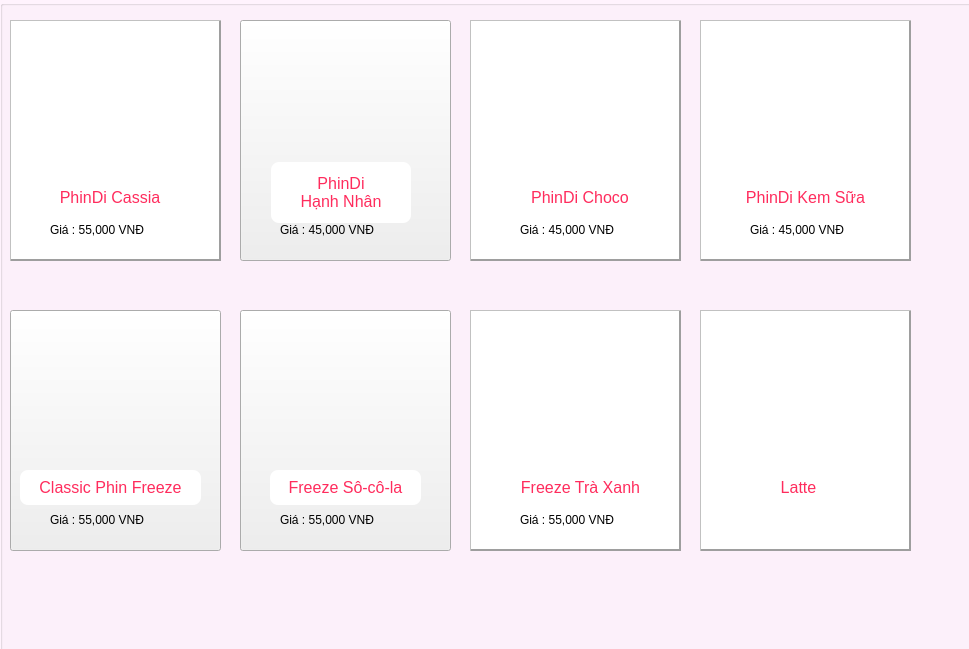
    <widget class="QWidget" name="scrollAreaWidgetContents">
     <property name="geometry">
      <rect>
       <x>0</x>
       <y>0</y>
       <width>969</width>
       <height>649</height>
      </rect>
     </property>
     <widget class="QGroupBox" name="groupBox">
      <property name="geometry">
       <rect>
        <x>0</x>
        <y>0</y>
        <width>1600</width>
        <height>860</height>
       </rect>
      </property>
      <property name="styleSheet">
       <string notr="true">QGroupBox {  
    background-color: rgba(255, 243, 253,1); /* Màu nền trắng, trong suốt 90% */
   padding: 14px; 
}</string>
      </property>
      <property name="title">
       <string/>
      </property>
      <property name="flat">
       <bool>false</bool>
      </property>
      <property name="checkable">
       <bool>false</bool>
      </property>
      <widget class="QPushButton" name="pushButton_23">
       <property name="geometry">
        <rect>
         <x>700</x>
         <y>20</y>
         <width>211</width>
         <height>241</height>
        </rect>
       </property>
       <property name="styleSheet">
        <string notr="true">
#pushButton_23 {
    background-color: #ffffff; /* Màu nền */
    color: #ff2c5d; /* Màu chữ */
    padding: 10px;
    font-size: 16px;
    border-left: 1px solid #c1c1c1; /* Chỉ có viền trái */
    border-top: 1px solid #c1c1c1;
    border-right: 2px solid #9e9e9e;
    border-bottom: 2px solid #9e9e9e;
;/* Viền màu đỏ hồng */
}

#pushButton_23:hover {
border-left: 1px solid #ff6011; /* Chỉ có viền trái */
    border-top: 1px solid #ff6011;
    border-right: 3px solid #ff6011;
    border-bottom: 3px solid #ff6011;
 background-color: #ffffff; 
}</string>
       </property>
       <property name="text">
        <string/>
       </property>
      </widget>
      <widget class="QPushButton" name="pushButton_25">
       <property name="geometry">
        <rect>
         <x>470</x>
         <y>20</y>
         <width>211</width>
         <height>241</height>
        </rect>
       </property>
       <property name="styleSheet">
        <string notr="true">
#pushButton_25 {
    background-color: #ffffff; /* Màu nền */
    color: #ff2c5d; /* Màu chữ */
    padding: 10px;
    font-size: 16px;
    border-left: 1px solid #c1c1c1; /* Chỉ có viền trái */
    border-top: 1px solid #c1c1c1;
    border-right: 2px solid #9e9e9e;
    border-bottom: 2px solid #9e9e9e;
;/* Viền màu đỏ hồng */
}

#pushButton_25:hover {
border-left: 1px solid #ff6011; /* Chỉ có viền trái */
    border-top: 1px solid #ff6011;
    border-right: 3px solid #ff6011;
    border-bottom: 3px solid #ff6011;
 background-color: #ffffff; 
}</string>
       </property>
       <property name="text">
        <string/>
       </property>
      </widget>
      <widget class="QLabel" name="label_5">
       <property name="geometry">
        <rect>
         <x>474</x>
         <y>24</y>
         <width>203</width>
         <height>161</height>
        </rect>
       </property>
       <property name="text">
        <string/>
       </property>
       <property name="pixmap">
        <pixmap>C:\Users\THUYHANG-PC\Documents\BTL Lập trình Python\image\menu/4.jpg</pixmap>
       </property>
       <property name="scaledContents">
        <bool>true</bool>
       </property>
       <property name="wordWrap">
        <bool>false</bool>
       </property>
      </widget>
      <widget class="QPushButton" name="pushButton_26">
       <property name="geometry">
        <rect>
         <x>730</x>
         <y>180</y>
         <width>151</width>
         <height>35</height>
        </rect>
       </property>
       <property name="font">
        <font>
         <pointsize>-1</pointsize>
        </font>
       </property>
       <property name="styleSheet">
        <string notr="true">#pushButton_26 {
    background-color: #ffffff;
    color: #ff2c5d;
    border-radius: 8px;
    padding: 10px;
    font-size: 16px;
}

#pushButton_26:hover {
   color: #d0cbff;
}</string>
       </property>
       <property name="text">
        <string>PhinDi Kem Sữa</string>
       </property>
      </widget>
      <widget class="QLabel" name="label_6">
       <property name="geometry">
        <rect>
         <x>-250</x>
         <y>910</y>
         <width>121</width>
         <height>21</height>
        </rect>
       </property>
       <property name="font">
        <font>
         <pointsize>9</pointsize>
        </font>
       </property>
       <property name="text">
        <string>Giá : 45,000 VNĐ</string>
       </property>
      </widget>
      <widget class="QPushButton" name="pushButton_27">
       <property name="geometry">
        <rect>
         <x>700</x>
         <y>310</y>
         <width>211</width>
         <height>241</height>
        </rect>
       </property>
       <property name="styleSheet">
        <string notr="true">
#pushButton_27 {
    background-color: #ffffff; /* Màu nền */
    color: #ff2c5d; /* Màu chữ */
    padding: 10px;
    font-size: 16px;
    border-left: 1px solid #c1c1c1; /* Chỉ có viền trái */
    border-top: 1px solid #c1c1c1;
    border-right: 2px solid #9e9e9e;
    border-bottom: 2px solid #9e9e9e;
;/* Viền màu đỏ hồng */
}

#pushButton_27:hover {
border-left: 1px solid #ff6011; /* Chỉ có viền trái */
    border-top: 1px solid #ff6011;
    border-right: 3px solid #ff6011;
    border-bottom: 3px solid #ff6011;
 background-color: #ffffff; 
}</string>
       </property>
       <property name="text">
        <string/>
       </property>
      </widget>
      <widget class="QLabel" name="label_3">
       <property name="geometry">
        <rect>
         <x>14</x>
         <y>24</y>
         <width>203</width>
         <height>161</height>
        </rect>
       </property>
       <property name="font">
        <font>
         <pointsize>8</pointsize>
         <weight>50</weight>
         <bold>false</bold>
        </font>
       </property>
       <property name="lineWidth">
        <number>1</number>
       </property>
       <property name="text">
        <string/>
       </property>
       <property name="textFormat">
        <enum>Qt::AutoText</enum>
       </property>
       <property name="pixmap">
        <pixmap>C:\Users\THUYHANG-PC\Documents\BTL Lập trình Python\image\menu/2.jpg</pixmap>
       </property>
       <property name="scaledContents">
        <bool>true</bool>
       </property>
      </widget>
      <widget class="QLabel" name="label_4">
       <property name="geometry">
        <rect>
         <x>-270</x>
         <y>590</y>
         <width>121</width>
         <height>20</height>
        </rect>
       </property>
       <property name="font">
        <font>
         <pointsize>9</pointsize>
        </font>
       </property>
       <property name="text">
        <string>Giá : 55,000 VNĐ</string>
       </property>
      </widget>
      <widget class="QLabel" name="label_8">
       <property name="geometry">
        <rect>
         <x>50</x>
         <y>510</y>
         <width>121</width>
         <height>20</height>
        </rect>
       </property>
       <property name="font">
        <font>
         <pointsize>9</pointsize>
        </font>
       </property>
       <property name="text">
        <string>Giá : 55,000 VNĐ</string>
       </property>
      </widget>
      <widget class="QLabel" name="label_9">
       <property name="geometry">
        <rect>
         <x>704</x>
         <y>24</y>
         <width>203</width>
         <height>161</height>
        </rect>
       </property>
       <property name="text">
        <string/>
       </property>
       <property name="pixmap">
        <pixmap>C:\Users\THUYHANG-PC\Documents\BTL Lập trình Python\image\menu/6.jpg</pixmap>
       </property>
       <property name="scaledContents">
        <bool>true</bool>
       </property>
       <property name="wordWrap">
        <bool>false</bool>
       </property>
      </widget>
      <widget class="QPushButton" name="pushButton_7">
       <property name="geometry">
        <rect>
         <x>-280</x>
         <y>560</y>
         <width>131</width>
         <height>41</height>
        </rect>
       </property>
       <property name="font">
        <font>
         <pointsize>-1</pointsize>
        </font>
       </property>
       <property name="styleSheet">
        <string notr="true">#pushButton_7 {
    background-color: #ffffff;
    color: #ff2c5d;
    border-radius: 8px;
    padding: 10px;
    font-size: 16px;
}

#pushButton_7:hover {
   color: #d0cbff;
}</string>
       </property>
       <property name="text">
        <string>PhinDi Cassia</string>
       </property>
       <property name="autoRepeat">
        <bool>false</bool>
       </property>
       <property name="autoDefault">
        <bool>false</bool>
       </property>
       <property name="default">
        <bool>false</bool>
       </property>
       <property name="flat">
        <bool>false</bool>
       </property>
      </widget>
      <widget class="QPushButton" name="pushButton_24">
       <property name="geometry">
        <rect>
         <x>510</x>
         <y>180</y>
         <width>140</width>
         <height>35</height>
        </rect>
       </property>
       <property name="font">
        <font>
         <pointsize>-1</pointsize>
        </font>
       </property>
       <property name="styleSheet">
        <string notr="true">#pushButton_24 {
    background-color: #ffffff;
    color: #ff2c5d;
    border-radius: 8px;
    padding: 10px;
    font-size: 16px;
}

#pushButton_24:hover {
   color: #d0cbff;
}</string>
       </property>
       <property name="text">
        <string>PhinDi Choco</string>
       </property>
      </widget>
      <widget class="QPushButton" name="pushButton_32">
       <property name="geometry">
        <rect>
         <x>110</x>
         <y>850</y>
         <width>151</width>
         <height>211</height>
        </rect>
       </property>
       <property name="styleSheet">
        <string notr="true">
#pushButton_28 {
    background-color: #ffffff; /* Màu nền */
    color: #ff2c5d; /* Màu chữ */
    padding: 10px;
    font-size: 16px;
    border-left: 1px solid #c1c1c1; /* Chỉ có viền trái */
    border-top: 1px solid #c1c1c1;
    border-right: 2px solid #9e9e9e;
    border-bottom: 2px solid #9e9e9e;
;/* Viền màu đỏ hồng */
}

#pushButton_28:hover {
border-left: 1px solid #ff6011; /* Chỉ có viền trái */
    border-top: 1px solid #ff6011;
    border-right: 3px solid #ff6011;
    border-bottom: 3px solid #ff6011;
 background-color: #ffffff; 
}&lt;?xml version=&quot;1.0&quot; encoding=&quot;UTF-8&quot;?&gt;
&lt;ui version=&quot;4.0&quot;&gt;
 &lt;widget name=&quot;__qt_fake_top_level&quot;&gt;
  &lt;widget class=&quot;QPushButton&quot; name=&quot;pushButton_27&quot;&gt;
   &lt;property name=&quot;geometry&quot;&gt;
    &lt;rect&gt;
     &lt;x&gt;690&lt;/x&gt;
     &lt;y&gt;10&lt;/y&gt;
     &lt;width&gt;151&lt;/width&gt;
     &lt;height&gt;211&lt;/height&gt;
    &lt;/rect&gt;
   &lt;/property&gt;
   &lt;property name=&quot;styleSheet&quot;&gt;
    &lt;string notr=&quot;true&quot;&gt;
#pushButton_27 {
    background-color: #ffffff; /* Màu nền */
    color: #ff2c5d; /* Màu chữ */
    padding: 10px;
    font-size: 16px;
    border-left: 1px solid #c1c1c1; /* Chỉ có viền trái */
    border-top: 1px solid #c1c1c1;
    border-right: 2px solid #9e9e9e;
    border-bottom: 2px solid #9e9e9e;
;/* Viền màu đỏ hồng */
}

#pushButton_27:hover {
border-left: 1px solid #ff6011; /* Chỉ có viền trái */
    border-top: 1px solid #ff6011;
    border-right: 3px solid #ff6011;
    border-bottom: 3px solid #ff6011;
 background-color: #ffffff; 
}&lt;/string&gt;
   &lt;/property&gt;
   &lt;property name=&quot;text&quot;&gt;
    &lt;string/&gt;
   &lt;/property&gt;
  &lt;/widget&gt;
 &lt;/widget&gt;
 &lt;resources/&gt;
&lt;/ui&gt;
</string>
       </property>
       <property name="text">
        <string/>
       </property>
      </widget>
      <widget class="QPushButton" name="pushButton_8">
       <property name="geometry">
        <rect>
         <x>10</x>
         <y>20</y>
         <width>211</width>
         <height>241</height>
        </rect>
       </property>
       <property name="font">
        <font>
         <pointsize>-1</pointsize>
        </font>
       </property>
       <property name="styleSheet">
        <string notr="true">#pushButton_8 {
    background-color: #ffffff; /* Màu nền */
    color: #ff2c5d; /* Màu chữ */
    padding: 10px;
    font-size: 16px;
    border-left: 1px solid #c1c1c1; /* Chỉ có viền trái */
    border-top: 1px solid #c1c1c1;
    border-right: 2px solid #9e9e9e;
    border-bottom: 2px solid #9e9e9e;
;/* Viền màu đỏ hồng */
}

#pushButton_8:hover {
border-left: 1px solid #ff6011; /* Chỉ có viền trái */
    border-top: 1px solid #ff6011;
    border-right: 3px solid #ff6011;
    border-bottom: 3px solid #ff6011;
 background-color: #ffffff; 
}</string>
       </property>
       <property name="text">
        <string/>
       </property>
       <property name="autoDefault">
        <bool>false</bool>
       </property>
       <property name="default">
        <bool>false</bool>
       </property>
       <property name="flat">
        <bool>false</bool>
       </property>
      </widget>
      <widget class="QLabel" name="label_11">
       <property name="geometry">
        <rect>
         <x>520</x>
         <y>220</y>
         <width>121</width>
         <height>20</height>
        </rect>
       </property>
       <property name="font">
        <font>
         <pointsize>9</pointsize>
        </font>
       </property>
       <property name="text">
        <string>Giá : 45,000 VNĐ</string>
       </property>
      </widget>
      <widget class="QPushButton" name="pushButton_21">
       <property name="geometry">
        <rect>
         <x>-270</x>
         <y>860</y>
         <width>141</width>
         <height>43</height>
        </rect>
       </property>
       <property name="font">
        <font>
         <pointsize>-1</pointsize>
        </font>
       </property>
       <property name="styleSheet">
        <string notr="true">#pushButton_21 {
    background-color: #ffffff;
    color: #ff2c5d;
    border-radius: 8px;
    padding: 10px;
    font-size: 16px;
}

#pushButton_21:hover {
   color: #d0cbff;
}</string>
       </property>
       <property name="text">
        <string>PhinDi Choco</string>
       </property>
      </widget>
      <widget class="QLabel" name="label_7">
       <property name="geometry">
        <rect>
         <x>243</x>
         <y>24</y>
         <width>203</width>
         <height>161</height>
        </rect>
       </property>
       <property name="text">
        <string/>
       </property>
       <property name="pixmap">
        <pixmap>C:\Users\THUYHANG-PC\Documents\BTL Lập trình Python\image\menu/5.jpg</pixmap>
       </property>
       <property name="scaledContents">
        <bool>true</bool>
       </property>
       <property name="wordWrap">
        <bool>false</bool>
       </property>
      </widget>
      <widget class="QPushButton" name="pushButton_28">
       <property name="geometry">
        <rect>
         <x>240</x>
         <y>20</y>
         <width>211</width>
         <height>241</height>
        </rect>
       </property>
       <property name="styleSheet">
        <string notr="true">
#pushButton_28 {
    background-color: #ffffff; /* Màu nền */
    color: #ff2c5d; /* Màu chữ */
    padding: 10px;
    font-size: 16px;
    border-left: 1px solid #c1c1c1; /* Chỉ có viền trái */
    border-top: 1px solid #c1c1c1;
    border-right: 2px solid #9e9e9e;
    border-bottom: 2px solid #9e9e9e;
;/* Viền màu đỏ hồng */
}

#pushButton_28:hover {
border-left: 1px solid #ff6011; /* Chỉ có viền trái */
    border-top: 1px solid #ff6011;
    border-right: 3px solid #ff6011;
    border-bottom: 3px solid #ff6011;
 background-color: #ffffff; 
}&lt;?xml version=&quot;1.0&quot; encoding=&quot;UTF-8&quot;?&gt;
&lt;ui version=&quot;4.0&quot;&gt;
 &lt;widget name=&quot;__qt_fake_top_level&quot;&gt;
  &lt;widget class=&quot;QPushButton&quot; name=&quot;pushButton_27&quot;&gt;
   &lt;property name=&quot;geometry&quot;&gt;
    &lt;rect&gt;
     &lt;x&gt;690&lt;/x&gt;
     &lt;y&gt;10&lt;/y&gt;
     &lt;width&gt;151&lt;/width&gt;
     &lt;height&gt;211&lt;/height&gt;
    &lt;/rect&gt;
   &lt;/property&gt;
   &lt;property name=&quot;styleSheet&quot;&gt;
    &lt;string notr=&quot;true&quot;&gt;
#pushButton_27 {
    background-color: #ffffff; /* Màu nền */
    color: #ff2c5d; /* Màu chữ */
    padding: 10px;
    font-size: 16px;
    border-left: 1px solid #c1c1c1; /* Chỉ có viền trái */
    border-top: 1px solid #c1c1c1;
    border-right: 2px solid #9e9e9e;
    border-bottom: 2px solid #9e9e9e;
;/* Viền màu đỏ hồng */
}

#pushButton_27:hover {
border-left: 1px solid #ff6011; /* Chỉ có viền trái */
    border-top: 1px solid #ff6011;
    border-right: 3px solid #ff6011;
    border-bottom: 3px solid #ff6011;
 background-color: #ffffff; 
}&lt;/string&gt;
   &lt;/property&gt;
   &lt;property name=&quot;text&quot;&gt;
    &lt;string/&gt;
   &lt;/property&gt;
  &lt;/widget&gt;
 &lt;/widget&gt;
 &lt;resources/&gt;
&lt;/ui&gt;
</string>
       </property>
       <property name="text">
        <string/>
       </property>
      </widget>
      <widget class="QPushButton" name="pushButton_22">
       <property name="geometry">
        <rect>
         <x>-150</x>
         <y>840</y>
         <width>158</width>
         <height>191</height>
        </rect>
       </property>
       <property name="styleSheet">
        <string notr="true">
#pushButton_22 {
    background-color: #ffffff; /* Màu nền */
    color: #ff2c5d; /* Màu chữ */
    padding: 10px;
    font-size: 16px;
    border-left: 1px solid #c1c1c1; /* Chỉ có viền trái */
    border-top: 1px solid #c1c1c1;
    border-right: 2px solid #9e9e9e;
    border-bottom: 2px solid #9e9e9e;
;/* Viền màu đỏ hồng */
}

#pushButton_22:hover {
border-left: 1px solid #ff6011; /* Chỉ có viền trái */
    border-top: 1px solid #ff6011;
    border-right: 3px solid #ff6011;
    border-bottom: 3px solid #ff6011;
 background-color: #ffffff; 
}</string>
       </property>
       <property name="text">
        <string/>
       </property>
      </widget>
      <widget class="QPushButton" name="pushButton_29">
       <property name="geometry">
        <rect>
         <x>470</x>
         <y>310</y>
         <width>211</width>
         <height>241</height>
        </rect>
       </property>
       <property name="font">
        <font>
         <pointsize>-1</pointsize>
        </font>
       </property>
       <property name="styleSheet">
        <string notr="true">
#pushButton_29 {
    background-color: #ffffff; /* Màu nền */
    color: #ff2c5d; /* Màu chữ */
    padding: 10px;
    font-size: 16px;
    border-left: 1px solid #c1c1c1; /* Chỉ có viền trái */
    border-top: 1px solid #c1c1c1;
    border-right: 2px solid #9e9e9e;
    border-bottom: 2px solid #9e9e9e;
;/* Viền màu đỏ hồng */
}

#pushButton_29:hover {
border-left: 1px solid #ff6011; /* Chỉ có viền trái */
    border-top: 1px solid #ff6011;
    border-right: 3px solid #ff6011;
    border-bottom: 3px solid #ff6011;
 background-color: #ffffff; 
}</string>
       </property>
       <property name="text">
        <string/>
       </property>
      </widget>
      <widget class="QPushButton" name="pushButton_30">
       <property name="geometry">
        <rect>
         <x>240</x>
         <y>310</y>
         <width>211</width>
         <height>241</height>
        </rect>
       </property>
       <property name="styleSheet">
        <string notr="true">
#pushButton_30 {
    background-color: #ffffff; /* Màu nền */
    color: #ff2c5d; /* Màu chữ */
    padding: 10px;
    font-size: 16px;
    border-left: 1px solid #c1c1c1; /* Chỉ có viền trái */
    border-top: 1px solid #c1c1c1;
    border-right: 2px solid #9e9e9e;
    border-bottom: 2px solid #9e9e9e;
;/* Viền màu đỏ hồng */
}

#pushButton_30:hover {
border-left: 1px solid #ff6011; /* Chỉ có viền trái */
    border-top: 1px solid #ff6011;
    border-right: 3px solid #ff6011;
    border-bottom: 3px solid #ff6011;
 background-color: #ffffff; 
}&lt;?xml version=&quot;1.0&quot; encoding=&quot;UTF-8&quot;?&gt;
&lt;ui version=&quot;4.0&quot;&gt;
 &lt;widget name=&quot;__qt_fake_top_level&quot;&gt;
  &lt;widget class=&quot;QPushButton&quot; name=&quot;pushButton_29&quot;&gt;
   &lt;property name=&quot;geometry&quot;&gt;
    &lt;rect&gt;
     &lt;x&gt;470&lt;/x&gt;
     &lt;y&gt;310&lt;/y&gt;
     &lt;width&gt;211&lt;/width&gt;
     &lt;height&gt;241&lt;/height&gt;
    &lt;/rect&gt;
   &lt;/property&gt;
   &lt;property name=&quot;styleSheet&quot;&gt;
    &lt;string notr=&quot;true&quot;&gt;
#pushButton_29 {
    background-color: #ffffff; /* Màu nền */
    color: #ff2c5d; /* Màu chữ */
    padding: 10px;
    font-size: 16px;
    border-left: 1px solid #c1c1c1; /* Chỉ có viền trái */
    border-top: 1px solid #c1c1c1;
    border-right: 2px solid #9e9e9e;
    border-bottom: 2px solid #9e9e9e;
;/* Viền màu đỏ hồng */
}

#pushButton_29:hover {
border-left: 1px solid #ff6011; /* Chỉ có viền trái */
    border-top: 1px solid #ff6011;
    border-right: 3px solid #ff6011;
    border-bottom: 3px solid #ff6011;
 background-color: #ffffff; 
}&lt;/string&gt;
   &lt;/property&gt;
   &lt;property name=&quot;text&quot;&gt;
    &lt;string/&gt;
   &lt;/property&gt;
  &lt;/widget&gt;
 &lt;/widget&gt;
 &lt;resources/&gt;
&lt;/ui&gt;
</string>
       </property>
       <property name="text">
        <string/>
       </property>
      </widget>
      <widget class="QPushButton" name="pushButton_31">
       <property name="geometry">
        <rect>
         <x>10</x>
         <y>310</y>
         <width>211</width>
         <height>241</height>
        </rect>
       </property>
       <property name="styleSheet">
        <string notr="true">
#pushButton_31 {
    background-color: #ffffff; /* Màu nền */
    color: #ff2c5d; /* Màu chữ */
    padding: 10px;
    font-size: 16px;
    border-left: 1px solid #c1c1c1; /* Chỉ có viền trái */
    border-top: 1px solid #c1c1c1;
    border-right: 2px solid #9e9e9e;
    border-bottom: 2px solid #9e9e9e;
;/* Viền màu đỏ hồng */
}

#pushButton_31:hover {
border-left: 1px solid #ff6011; /* Chỉ có viền trái */
    border-top: 1px solid #ff6011;
    border-right: 3px solid #ff6011;
    border-bottom: 3px solid #ff6011;
 background-color: #ffffff; 
}&lt;?xml version=&quot;1.0&quot; encoding=&quot;UTF-8&quot;?&gt;
&lt;ui version=&quot;4.0&quot;&gt;
 &lt;widget name=&quot;__qt_fake_top_level&quot;&gt;
  &lt;widget class=&quot;QPushButton&quot; name=&quot;pushButton_29&quot;&gt;
   &lt;property name=&quot;geometry&quot;&gt;
    &lt;rect&gt;
     &lt;x&gt;470&lt;/x&gt;
     &lt;y&gt;310&lt;/y&gt;
     &lt;width&gt;211&lt;/width&gt;
     &lt;height&gt;241&lt;/height&gt;
    &lt;/rect&gt;
   &lt;/property&gt;
   &lt;property name=&quot;styleSheet&quot;&gt;
    &lt;string notr=&quot;true&quot;&gt;
#pushButton_29 {
    background-color: #ffffff; /* Màu nền */
    color: #ff2c5d; /* Màu chữ */
    padding: 10px;
    font-size: 16px;
    border-left: 1px solid #c1c1c1; /* Chỉ có viền trái */
    border-top: 1px solid #c1c1c1;
    border-right: 2px solid #9e9e9e;
    border-bottom: 2px solid #9e9e9e;
;/* Viền màu đỏ hồng */
}

#pushButton_29:hover {
border-left: 1px solid #ff6011; /* Chỉ có viền trái */
    border-top: 1px solid #ff6011;
    border-right: 3px solid #ff6011;
    border-bottom: 3px solid #ff6011;
 background-color: #ffffff; 
}&lt;/string&gt;
   &lt;/property&gt;
   &lt;property name=&quot;text&quot;&gt;
    &lt;string/&gt;
   &lt;/property&gt;
  &lt;/widget&gt;
 &lt;/widget&gt;
 &lt;resources/&gt;
&lt;/ui&gt;
</string>
       </property>
       <property name="text">
        <string/>
       </property>
      </widget>
      <widget class="QLabel" name="label_12">
       <property name="geometry">
        <rect>
         <x>702</x>
         <y>312</y>
         <width>206</width>
         <height>161</height>
        </rect>
       </property>
       <property name="text">
        <string/>
       </property>
       <property name="pixmap">
        <pixmap>C:\Users\THUYHANG-PC\Documents\BTL Lập trình Python\image\menu/7.jpg</pixmap>
       </property>
       <property name="scaledContents">
        <bool>true</bool>
       </property>
       <property name="wordWrap">
        <bool>false</bool>
       </property>
      </widget>
      <widget class="QLabel" name="label_13">
       <property name="geometry">
        <rect>
         <x>472</x>
         <y>312</y>
         <width>206</width>
         <height>161</height>
        </rect>
       </property>
       <property name="text">
        <string/>
       </property>
       <property name="pixmap">
        <pixmap>C:\Users\THUYHANG-PC\Documents\BTL Lập trình Python\image\menu/8.jpg</pixmap>
       </property>
       <property name="scaledContents">
        <bool>true</bool>
       </property>
       <property name="wordWrap">
        <bool>false</bool>
       </property>
      </widget>
      <widget class="QLabel" name="label_14">
       <property name="geometry">
        <rect>
         <x>241</x>
         <y>312</y>
         <width>206</width>
         <height>161</height>
        </rect>
       </property>
       <property name="text">
        <string/>
       </property>
       <property name="pixmap">
        <pixmap>C:\Users\THUYHANG-PC\Documents\BTL Lập trình Python\image\menu/10.jpg</pixmap>
       </property>
       <property name="scaledContents">
        <bool>true</bool>
       </property>
       <property name="wordWrap">
        <bool>false</bool>
       </property>
      </widget>
      <widget class="QLabel" name="label_15">
       <property name="geometry">
        <rect>
         <x>12</x>
         <y>312</y>
         <width>206</width>
         <height>161</height>
        </rect>
       </property>
       <property name="text">
        <string/>
       </property>
       <property name="pixmap">
        <pixmap>C:\Users\THUYHANG-PC\Documents\BTL Lập trình Python\image\menu/11.jpg</pixmap>
       </property>
       <property name="scaledContents">
        <bool>true</bool>
       </property>
       <property name="wordWrap">
        <bool>false</bool>
       </property>
      </widget>
      <widget class="QPushButton" name="pushButton_33">
       <property name="geometry">
        <rect>
         <x>731</x>
         <y>470</y>
         <width>135</width>
         <height>35</height>
        </rect>
       </property>
       <property name="font">
        <font>
         <pointsize>-1</pointsize>
        </font>
       </property>
       <property name="styleSheet">
        <string notr="true">#pushButton_33{
    background-color: #ffffff;
    color: #ff2c5d;
    border-radius: 8px;
    padding: 10px;
    font-size: 16px;
}

#pushButton_33:hover {
   color: #d0cbff;
}</string>
       </property>
       <property name="text">
        <string>Latte</string>
       </property>
      </widget>
      <widget class="QPushButton" name="pushButton_34">
       <property name="geometry">
        <rect>
         <x>500</x>
         <y>470</y>
         <width>161</width>
         <height>35</height>
        </rect>
       </property>
       <property name="font">
        <font>
         <pointsize>-1</pointsize>
        </font>
       </property>
       <property name="styleSheet">
        <string notr="true">#pushButton_34{
    background-color: #ffffff;
    color: #ff2c5d;
    border-radius: 8px;
    padding: 10px;
    font-size: 16px;
}

#pushButton_34:hover {
   color: #d0cbff;
}</string>
       </property>
       <property name="text">
        <string>Freeze Trà Xanh</string>
       </property>
      </widget>
      <widget class="QPushButton" name="pushButton_35">
       <property name="geometry">
        <rect>
         <x>270</x>
         <y>470</y>
         <width>151</width>
         <height>35</height>
        </rect>
       </property>
       <property name="font">
        <font>
         <pointsize>-1</pointsize>
        </font>
       </property>
       <property name="styleSheet">
        <string notr="true">#pushButton_35 {
    background-color: #ffffff;
    color: #ff2c5d;
    border-radius: 8px;
    padding: 10px;
    font-size: 16px;
}

#pushButton_35:hover {
   color: #d0cbff;
}</string>
       </property>
       <property name="text">
        <string>Freeze Sô-cô-la</string>
       </property>
      </widget>
      <widget class="QPushButton" name="pushButton_36">
       <property name="geometry">
        <rect>
         <x>20</x>
         <y>470</y>
         <width>181</width>
         <height>35</height>
        </rect>
       </property>
       <property name="font">
        <font>
         <pointsize>-1</pointsize>
        </font>
       </property>
       <property name="styleSheet">
        <string notr="true">#pushButton_36 {
    background-color: #ffffff;
    color: #ff2c5d;
    border-radius: 8px;
    padding: 10px;
    font-size: 16px;
}

#pushButton_36:hover {
   color: #d0cbff;
}</string>
       </property>
       <property name="text">
        <string>Classic Phin Freeze</string>
       </property>
      </widget>
      <widget class="QPushButton" name="pushButton_37">
       <property name="geometry">
        <rect>
         <x>40</x>
         <y>180</y>
         <width>140</width>
         <height>35</height>
        </rect>
       </property>
       <property name="font">
        <font>
         <pointsize>-1</pointsize>
        </font>
       </property>
       <property name="styleSheet">
        <string notr="true">#pushButton_37 {
    background-color: #ffffff;
    color: #ff2c5d;
    border-radius: 8px;
    padding: 10px;
    font-size: 16px;
}

#pushButton_37:hover {
   color: #d0cbff;
}</string>
       </property>
       <property name="text">
        <string>PhinDi Cassia</string>
       </property>
      </widget>
      <widget class="QPushButton" name="pushButton_38">
       <property name="geometry">
        <rect>
         <x>271</x>
         <y>162</y>
         <width>140</width>
         <height>61</height>
        </rect>
       </property>
       <property name="font">
        <font>
         <pointsize>-1</pointsize>
        </font>
       </property>
       <property name="styleSheet">
        <string notr="true">#pushButton_38 {
    background-color: #ffffff;
    color: #ff2c5d;
    border-radius: 8px;
    padding: 10px;
    font-size: 16px;
}

#pushButton_38:hover {
   color: #d0cbff;
}</string>
       </property>
       <property name="text">
        <string>PhinDi
Hạnh Nhân</string>
       </property>
      </widget>
      <widget class="QLabel" name="label_16">
       <property name="geometry">
        <rect>
         <x>280</x>
         <y>510</y>
         <width>121</width>
         <height>20</height>
        </rect>
       </property>
       <property name="font">
        <font>
         <pointsize>9</pointsize>
        </font>
       </property>
       <property name="text">
        <string>Giá : 55,000 VNĐ</string>
       </property>
      </widget>
      <widget class="QLabel" name="label_17">
       <property name="geometry">
        <rect>
         <x>520</x>
         <y>510</y>
         <width>121</width>
         <height>20</height>
        </rect>
       </property>
       <property name="font">
        <font>
         <pointsize>9</pointsize>
        </font>
       </property>
       <property name="text">
        <string>Giá : 55,000 VNĐ</string>
       </property>
      </widget>
      <widget class="QLabel" name="label_18">
       <property name="geometry">
        <rect>
         <x>50</x>
         <y>220</y>
         <width>121</width>
         <height>20</height>
        </rect>
       </property>
       <property name="font">
        <font>
         <pointsize>9</pointsize>
        </font>
       </property>
       <property name="text">
        <string>Giá : 55,000 VNĐ</string>
       </property>
      </widget>
      <widget class="QLabel" name="label_19">
       <property name="geometry">
        <rect>
         <x>280</x>
         <y>220</y>
         <width>121</width>
         <height>20</height>
        </rect>
       </property>
       <property name="font">
        <font>
         <pointsize>9</pointsize>
        </font>
       </property>
       <property name="text">
        <string>Giá : 45,000 VNĐ</string>
       </property>
      </widget>
      <widget class="QLabel" name="label_20">
       <property name="geometry">
        <rect>
         <x>750</x>
         <y>220</y>
         <width>121</width>
         <height>20</height>
        </rect>
       </property>
       <property name="font">
        <font>
         <pointsize>9</pointsize>
        </font>
       </property>
       <property name="text">
        <string>Giá : 45,000 VNĐ</string>
       </property>
      </widget>
      <zorder>pushButton_28</zorder>
      <zorder>label_7</zorder>
      <zorder>pushButton_31</zorder>
      <zorder>pushButton_8</zorder>
      <zorder>pushButton_23</zorder>
      <zorder>pushButton_25</zorder>
      <zorder>label_5</zorder>
      <zorder>pushButton_26</zorder>
      <zorder>label_6</zorder>
      <zorder>pushButton_27</zorder>
      <zorder>label_4</zorder>
      <zorder>label_8</zorder>
      <zorder>label_9</zorder>
      <zorder>pushButton_7</zorder>
      <zorder>pushButton_24</zorder>
      <zorder>pushButton_32</zorder>
      <zorder>label_11</zorder>
      <zorder>pushButton_21</zorder>
      <zorder>pushButton_22</zorder>
      <zorder>label_3</zorder>
      <zorder>pushButton_29</zorder>
      <zorder>pushButton_30</zorder>
      <zorder>label_12</zorder>
      <zorder>label_13</zorder>
      <zorder>label_14</zorder>
      <zorder>label_15</zorder>
      <zorder>pushButton_33</zorder>
      <zorder>pushButton_34</zorder>
      <zorder>pushButton_35</zorder>
      <zorder>pushButton_36</zorder>
      <zorder>pushButton_37</zorder>
      <zorder>pushButton_38</zorder>
      <zorder>label_16</zorder>
      <zorder>label_17</zorder>
      <zorder>label_18</zorder>
      <zorder>label_19</zorder>
      <zorder>label_20</zorder>
     </widget>
    </widget>
